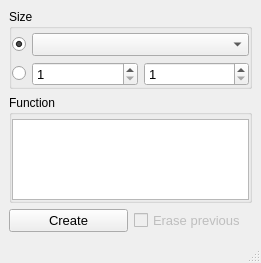
<?xml version="1.0" encoding="UTF-8"?>
<ui version="4.0">
 <class>Function</class>
 <widget class="QMainWindow" name="Function">
  <property name="geometry">
   <rect>
    <x>0</x>
    <y>0</y>
    <width>261</width>
    <height>263</height>
   </rect>
  </property>
  <property name="windowTitle">
   <string>MainWindow</string>
  </property>
  <property name="iconSize">
   <size>
    <width>20</width>
    <height>20</height>
   </size>
  </property>
  <property name="unifiedTitleAndToolBarOnMac">
   <bool>true</bool>
  </property>
  <widget class="QWidget" name="centralwidget">
   <layout class="QGridLayout" name="gridLayout_3">
    <item row="3" column="0">
     <spacer name="verticalSpacer">
      <property name="orientation">
       <enum>Qt::Vertical</enum>
      </property>
      <property name="sizeHint" stdset="0">
       <size>
        <width>20</width>
        <height>40</height>
       </size>
      </property>
     </spacer>
    </item>
    <item row="0" column="0">
     <widget class="QGroupBox" name="groupBox">
      <property name="title">
       <string>Size</string>
      </property>
      <layout class="QGridLayout" name="gridLayout_2" columnstretch="0,1,1">
       <property name="leftMargin">
        <number>0</number>
       </property>
       <property name="topMargin">
        <number>4</number>
       </property>
       <property name="rightMargin">
        <number>0</number>
       </property>
       <property name="bottomMargin">
        <number>0</number>
       </property>
       <item row="1" column="1">
        <widget class="QSpinBox" name="sb_width">
         <property name="font">
          <font>
           <pointsize>10</pointsize>
          </font>
         </property>
         <property name="minimum">
          <number>1</number>
         </property>
         <property name="maximum">
          <number>999999</number>
         </property>
         <property name="neutrinoSave" stdset="0">
          <bool>true</bool>
         </property>
        </widget>
       </item>
       <item row="0" column="1" colspan="2">
        <widget class="QComboBox" name="image">
         <property name="font">
          <font>
           <pointsize>10</pointsize>
          </font>
         </property>
         <property name="neutrinoImage" stdset="0">
          <bool>true</bool>
         </property>
        </widget>
       </item>
       <item row="1" column="2">
        <widget class="QSpinBox" name="sb_height">
         <property name="font">
          <font>
           <pointsize>10</pointsize>
          </font>
         </property>
         <property name="minimum">
          <number>1</number>
         </property>
         <property name="maximum">
          <number>999999</number>
         </property>
         <property name="neutrinoSave" stdset="0">
          <bool>true</bool>
         </property>
        </widget>
       </item>
       <item row="1" column="0">
        <widget class="QRadioButton" name="radioSize">
         <property name="text">
          <string/>
         </property>
         <property name="neutrinoSave" stdset="0">
          <bool>true</bool>
         </property>
        </widget>
       </item>
       <item row="0" column="0">
        <widget class="QRadioButton" name="radioImage">
         <property name="text">
          <string/>
         </property>
         <property name="checked">
          <bool>true</bool>
         </property>
         <property name="neutrinoSave" stdset="0">
          <bool>true</bool>
         </property>
        </widget>
       </item>
      </layout>
     </widget>
    </item>
    <item row="1" column="0">
     <widget class="QGroupBox" name="groupBox_2">
      <property name="title">
       <string>Function</string>
      </property>
      <layout class="QGridLayout" name="gridLayout">
       <property name="leftMargin">
        <number>0</number>
       </property>
       <property name="topMargin">
        <number>4</number>
       </property>
       <property name="rightMargin">
        <number>0</number>
       </property>
       <property name="bottomMargin">
        <number>0</number>
       </property>
       <item row="1" column="0">
        <widget class="QPlainTextEdit" name="function">
         <property name="font">
          <font>
           <pointsize>10</pointsize>
          </font>
         </property>
         <property name="toolTip">
          <string>f(x,y) width and height defined</string>
         </property>
         <property name="neutrinoSave" stdset="0">
          <bool>true</bool>
         </property>
        </widget>
       </item>
      </layout>
     </widget>
    </item>
    <item row="4" column="0">
     <widget class="QWidget" name="widget" native="true">
      <layout class="QHBoxLayout" name="horizontalLayout">
       <property name="leftMargin">
        <number>0</number>
       </property>
       <property name="topMargin">
        <number>0</number>
       </property>
       <property name="rightMargin">
        <number>0</number>
       </property>
       <property name="bottomMargin">
        <number>0</number>
       </property>
       <item>
        <widget class="QPushButton" name="doIt">
         <property name="font">
          <font>
           <pointsize>10</pointsize>
          </font>
         </property>
         <property name="text">
          <string>Create</string>
         </property>
        </widget>
       </item>
       <item>
        <widget class="QCheckBox" name="erasePrevious">
         <property name="enabled">
          <bool>false</bool>
         </property>
         <property name="font">
          <font>
           <pointsize>10</pointsize>
          </font>
         </property>
         <property name="text">
          <string>Erase previous</string>
         </property>
        </widget>
       </item>
      </layout>
     </widget>
    </item>
   </layout>
  </widget>
  <widget class="QStatusBar" name="statusbar">
   <property name="font">
    <font>
     <pointsize>10</pointsize>
    </font>
   </property>
  </widget>
 </widget>
 <tabstops>
  <tabstop>radioImage</tabstop>
  <tabstop>radioSize</tabstop>
  <tabstop>image</tabstop>
  <tabstop>sb_width</tabstop>
  <tabstop>sb_height</tabstop>
  <tabstop>function</tabstop>
  <tabstop>doIt</tabstop>
  <tabstop>erasePrevious</tabstop>
 </tabstops>
 <resources/>
 <connections/>
</ui>
